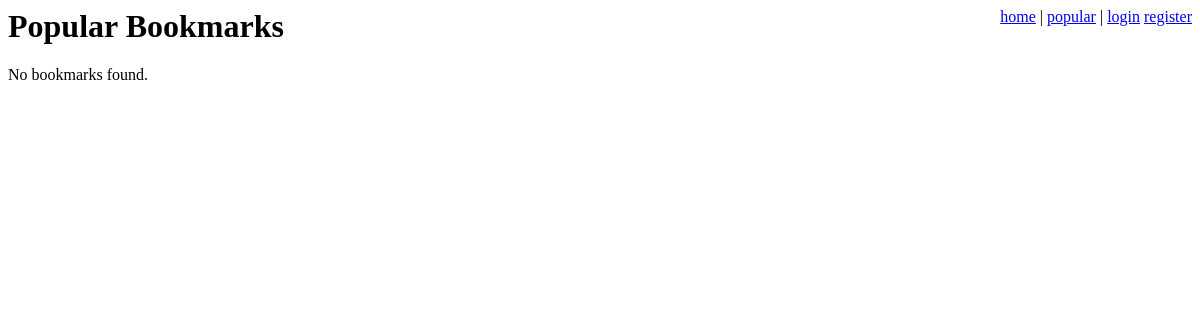
Before: /popular/ with the older database file.
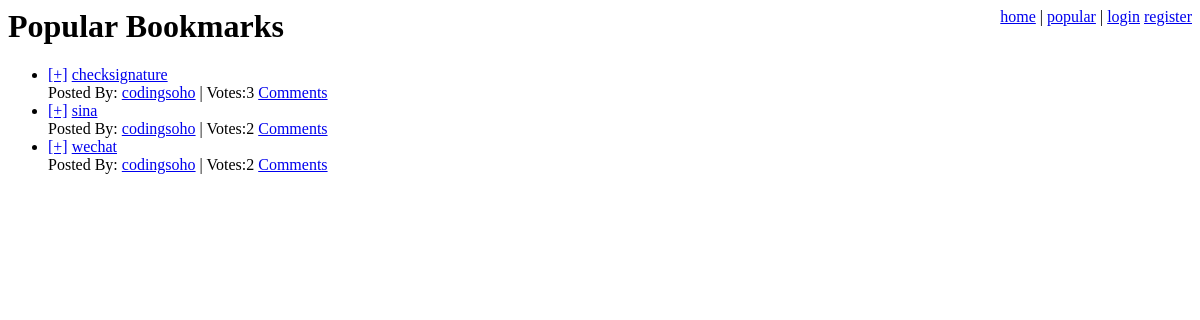
After: the same page with the newer database file.
### bookmarks/models.py (models this page shows, shortened)
class SharedBookmark(models.Model):
    bookmark = models.ForeignKey(Bookmark, unique=True)
    date = models.DateTimeField(auto_now_add=True)
    votes = models.IntegerField(default=1)
    users_voted = models.ManyToManyField(User)

class Bookmark(models.Model):
    title = models.CharField(max_length=200)
    user = models.ForeignKey(User)
    link = models.ForeignKey(Link)

### bookmarks/views.py (the view)
# urls.py: url(r'^popular/$', popular_page),
def popular_page(request):
    today = datetime.today()
    yesterday = today - timedelta(1)
    shared_bookmarks = SharedBookmark.objects.filter(date__gt=yesterday)
    shared_bookmarks = shared_bookmarks.order_by('-votes')[:10]
    variables = {
        'shared_bookmarks': shared_bookmarks
    }
    return render(request, 'popular_page.html', variables)

### templates/popular_page.html (shortened to what this page needs)
{% extends "base.html" %}
{% block head %}Popular Bookmarks{% endblock %}
{% block content %}
    {% include "shared_bookmark_list.html" %}
{% endblock %}

### templates/shared_bookmark_list.html
{% if shared_bookmarks %}
    <ul class="bookmarks">
        {% for shared_bookmark in shared_bookmarks %}
        <li>
            <a href="/vote/?id={{ shared_bookmark.id }}" class="vote">[+]</a>
            <a href="{{ shared_bookmark.bookmark.link.url }}" class="title"> {{ shared_bookmark.bookmark.title }}</a>
            <br />
            Posted By:
            <a href="/user/{{ shared_bookmark.bookmark.user.username }}/" class="username"> {{ shared_bookmark.bookmark.user.username }}</a> |
            <span class="vote-count">Votes:{{ shared_bookmark.votes }}</span>
            <a href="/bookmark/{{ shared_bookmark.id }}/">Comments</a>
        </li>
        {% endfor %}
    </ul>
{% else %}
    <p>No bookmarks found.</p>
{% endif %}

Changed rows visible on the page:
added SharedBookmark: bookmark "checksignature", bookmark.user.username "codingsoho", votes "3"
added SharedBookmark: bookmark "sina", bookmark.user.username "codingsoho", votes "2"
added SharedBookmark: bookmark "wechat", bookmark.user.username "codingsoho", votes "2"
Other visible differences:
text no longer shown: "No bookmarks found."
